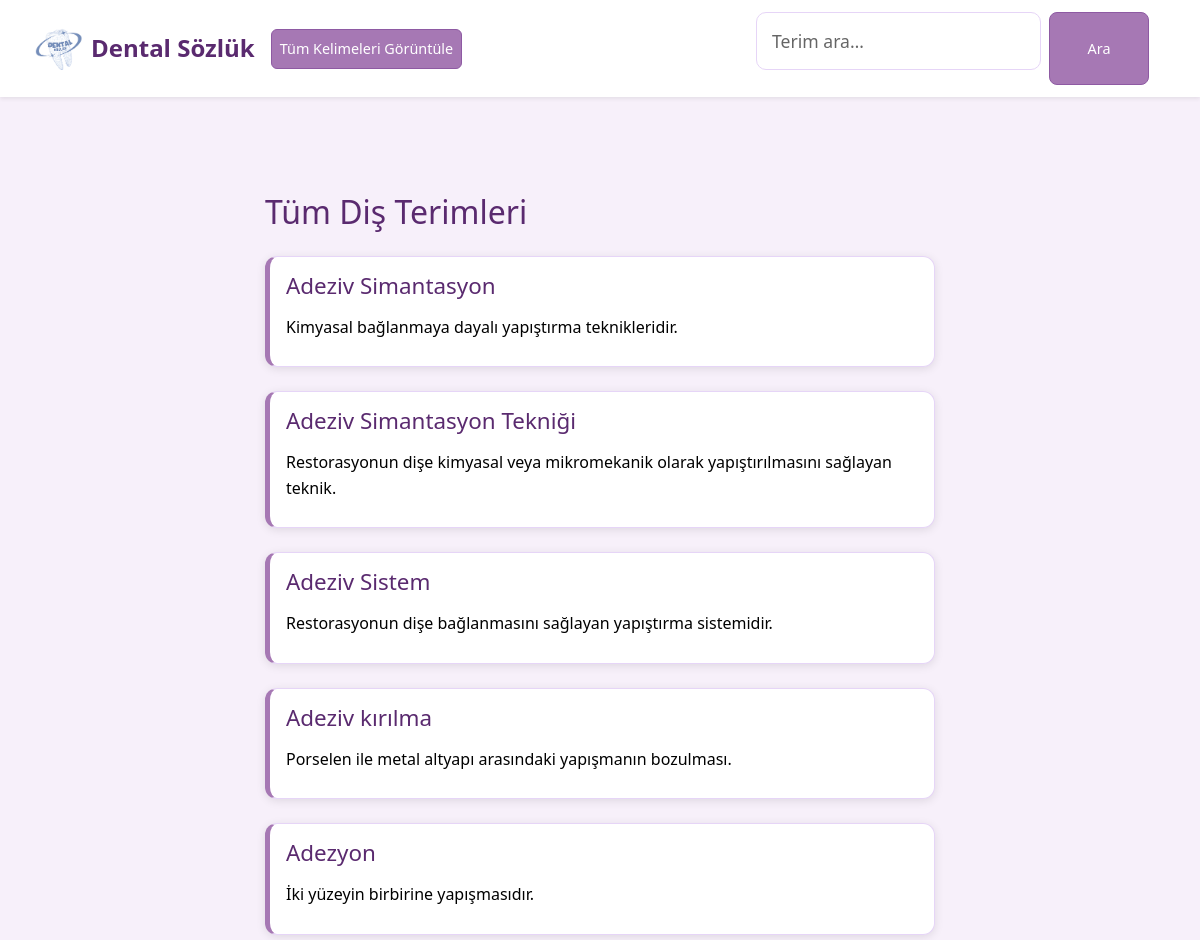
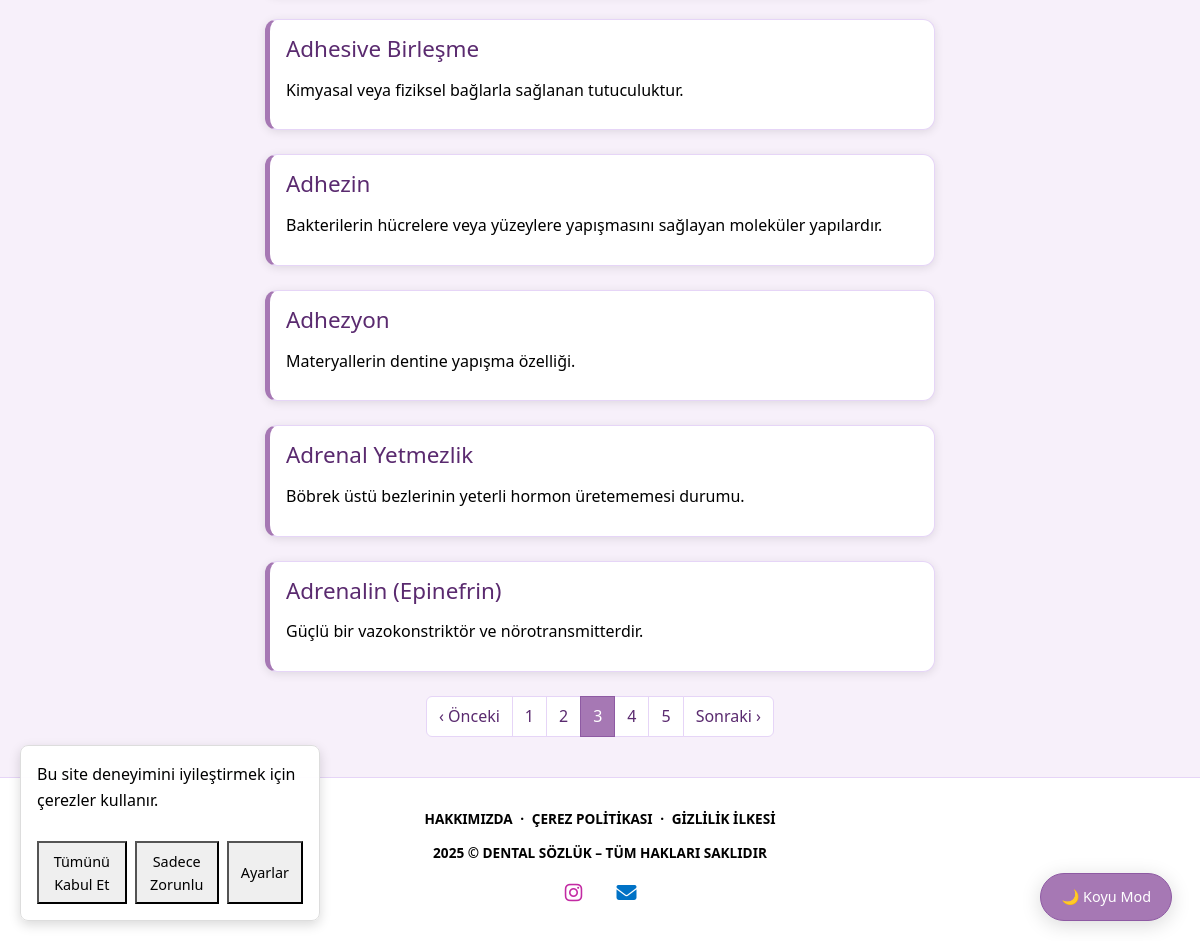
The app's page /terimler/?page=3 with its own data (2 pictures, top to bottom).
### terms/models.py (models this page shows, shortened)
class DentalTerm(models.Model):
    title = models.CharField(max_length=100)
    description = models.TextField()
    english_equivalent = models.CharField(max_length=100, blank=True, null=True)
    latin_equivalent = models.CharField(max_length=100, blank=True, null=True)
    slug = models.SlugField(unique=True, blank=True)

### terms/views.py (the view)
# urls.py: path('terimler/', views.term_list, name='term_list'),
def term_list(request):
    queryset   = DentalTerm.objects.all().order_by('title')
    paginator  = Paginator(queryset, 10)
    page_number= request.GET.get('page')
    page_terms = paginator.get_page(page_number)
    return render(request, 'terms/term_list.html', {
        'terms':    page_terms,   # ← template'in beklediği isim
        'page_obj': page_terms,   # ← paginasyon UI'si için opsiyonel
    })

### terms/templates/terms/term_list.html (shortened to what this page needs)
{% extends 'base.html' %}
{% load static %}
{% block content %}
  <h2 class="mb-4" style="color: var(--link-color);">Tüm Diş Terimleri</h2>
  {% for term in terms %}
    <div class="term-card mb-4 p-3">
      <h4>
        <a href="{% url 'terms:term_detail' slug=term.slug %}">
          {{ term.title }}
        </a>
      </h4>
      <p>{{ term.description }}</p>
    </div>
  {% empty %}
    <p class="term-card-empty">Henüz terim eklenmemiş.</p>
  {% endfor %}
  <nav aria-label="Sayfa navigasyonu">
    <ul class="pagination justify-content-center">
      {% if page_obj.has_previous %}
        <li class="page-item">
          <a class="page-link" href="?page={{ page_obj.previous_page_number }}">
            ‹ Önceki
          </a>
        </li>
      {% else %}
        <li class="page-item disabled">
          <span class="page-link">‹ Önceki</span>
        </li>
      {% endif %}
      {% for num in page_obj.paginator.page_range %}
        {% if num == page_obj.number %}
          <li class="page-item active">
            <span class="page-link">{{ num }}</span>
          </li>
        {% elif num >= page_obj.number|add:-2 and num <= page_obj.number|add:2 %}
          <li class="page-item">
            <a class="page-link" href="?page={{ num }}">{{ num }}</a>
          </li>
        {% endif %}
      {% endfor %}
      {% if page_obj.has_next %}
        <li class="page-item">
          <a class="page-link" href="?page={{ page_obj.next_page_number }}">
            Sonraki ›
          </a>
        </li>
      {% else %}
        <li class="page-item disabled">
          <span class="page-link">Sonraki ›</span>
        </li>
      {% endif %}
    </ul>
  </nav>
{% endblock %}

### static/css/style.css (style rules this page uses)
* { box-sizing: border-box; }
body { margin: 0; padding: 0; font-family: 'Segoe UI', Tahoma, Geneva, Verdana, sans-serif; background-color: var(--bg-color); color: var(--text-color); transition: background-color 0.3s ease, color 0.3s ease; line-height: 1.6; }
:root { --bg-color: #f7f0fa; --text-color: #000000; --card-bg: #ffffff; --card-border: #e6d5f7; --link-color: #5a2a6f; --btn-bg: #a678b4; --btn-text: #ffffff; --btn-border: #8e5aa3; --navbar-bg: #ffffff; --navbar-text: #f0f0f0; --shadow-light: 0 2px 10px rgba(0, 0, 0, 0.1); --shadow-medium: 0 4px 20px rgba(0, 0, 0, 0.15); }
.term-card { background-color: var(--card-bg); color: var(--text-color); border: 1px solid var(--card-border); border-left: 5px solid var(--btn-bg); padding: 20px; border-radius: 12px; margin-bottom: 20px; box-shadow: var(--shadow-light); transition: all 0.3s ease; position: relative; }
.term-card h2, .term-card h4 { color: var(--link-color); margin-bottom: 15px; font-weight: 600; }
.term-card h4 { font-size: 1.4rem; }
.term-card p { margin-bottom: 10px; line-height: 1.6; }
.term-card a { color: var(--link-color); text-decoration: none; font-weight: 500; }
.term-card h4 a { color: var(--link-color); text-decoration: none; }
.pagination .page-link { background-color: var(--card-bg); color: var(--link-color); border: 1px solid var(--card-border); transition: background-color 0.2s ease, color 0.2s ease; }
.pagination .active .page-link { background-color: var(--btn-bg); color: var(--btn-text); border: 1px solid var(--btn-border); }

### records on screen
DentalTerm: title "Adeziv Simantasyon", description "Kimyasal bağlanmaya dayalı yapıştırma teknikleridir."
DentalTerm: title "Adeziv Simantasyon Tekniği", description "Restorasyonun dişe kimyasal veya mikromekanik olarak yapıştırılmasını sağlayan teknik."
DentalTerm: title "Adeziv Sistem", description "Restorasyonun dişe bağlanmasını sağlayan yapıştırma sistemidir."
DentalTerm: title "Adeziv kırılma", description "Porselen ile metal altyapı arasındaki yapışmanın bozulması."
DentalTerm: title "Adezyon", description "İki yüzeyin birbirine yapışmasıdır."
DentalTerm: title "Adhesive Birleşme", description "Kimyasal veya fiziksel bağlarla sağlanan tutuculuktur."
DentalTerm: title "Adhezin", description "Bakterilerin hücrelere veya yüzeylere yapışmasını sağlayan moleküler yapılardır."
DentalTerm: title "Adhezyon", description "Materyallerin dentine yapışma özelliği."
DentalTerm: title "Adrenal Yetmezlik", description "Böbrek üstü bezlerinin yeterli hormon üretememesi durumu."
DentalTerm: title "Adrenalin (Epinefrin)", description "Güçlü bir vazokonstriktör ve nörotransmitterdir."

### other values on screen
{{ num }} "1" "2" "4" "5"
{{ num }} "3"
